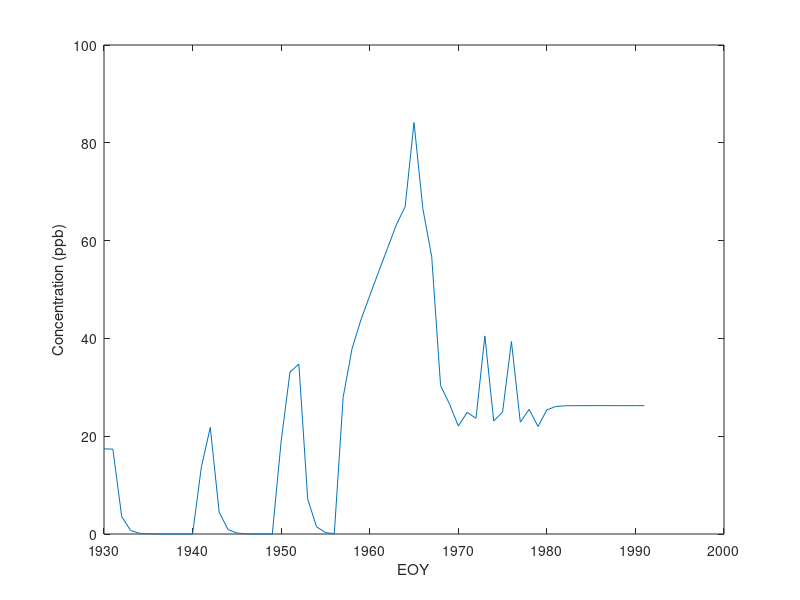

MATLAB code for this plot:
lakeVolume = 2.9 * (10 ^ 9); % m^3
lakeMeanDepth = 33; % m
outputRiverDischarge = 1.25 * (10 ^ 9); % m^3/yr
sedimentRate = 12; % m/yr
initConcentration = 17.4; % ppb
eigenValue = (outputRiverDischarge/lakeVolume) + (sedimentRate/lakeMeanDepth);  % 1/yr
concentrations = zeros(1, 62); % from SOY 1930 through EOY 1990
concentrations(1) = initConcentration;
timeStep = 1; % year
loads = zeros(1, 62); % metric tons per year

% assign given loads (this is so fun :))
loads(2) = 40; % 1930
loads(12) = 40; % 1940
loads(13) = 55; % 1941
loads(21) = 55; % 1949
loads(22) = 84.8; % 1950
loads(23) = 81; % 1951
loads(28) = 81; % 1956
loads(29) = 93.2; % 1957
loads(30) = 104.3; % 1958
loads(31) = 115.3; % 1959
loads(32) = 126.4; % 1960 
loads(33) = 137.4; % 1961
loads(34) = 148.5; % 1962
loads(35) = 156.5; % 1963
loads(36) = 204.2; % 1964
loads(37) = 142.8; % 1965
loads(38) = 124.8; % 1966
loads(39) = 54.3; % 1967
loads(40) = 59.1; % 1968
loads(41) = 48.2; % 1969
loads(42) = 59; % 1970
loads(43) = 53.8; % 1971
loads(44) = 103.4; % 1972
loads(45) = 42.9; % 1973
loads(46) = 58.5; % 1974
loads(47) = 99.3; % 1975
loads(48) = 42.9; % 1976
loads(49) = 60.3; % 1977
loads(50) = 48.6; % 1978
loads(51) = 60.5; % 1979

for i = 52:62
    loads(i) = 60.5; % 1980 through 1990
end
% end of assignment

for i = 2:timeStep:length(concentrations)
    % euler method
    concentrations(i) = concentrations(i - 1) + (((loads(i) * (10 ^ 9))/lakeVolume) - (eigenValue * concentrations(i - 1))) * timeStep;
end

x = 1930:1:1991;
% initiating plot with labels
figure;
plot(x, concentrations);
xlabel('EOY');
ylabel('Concentration (ppb)');